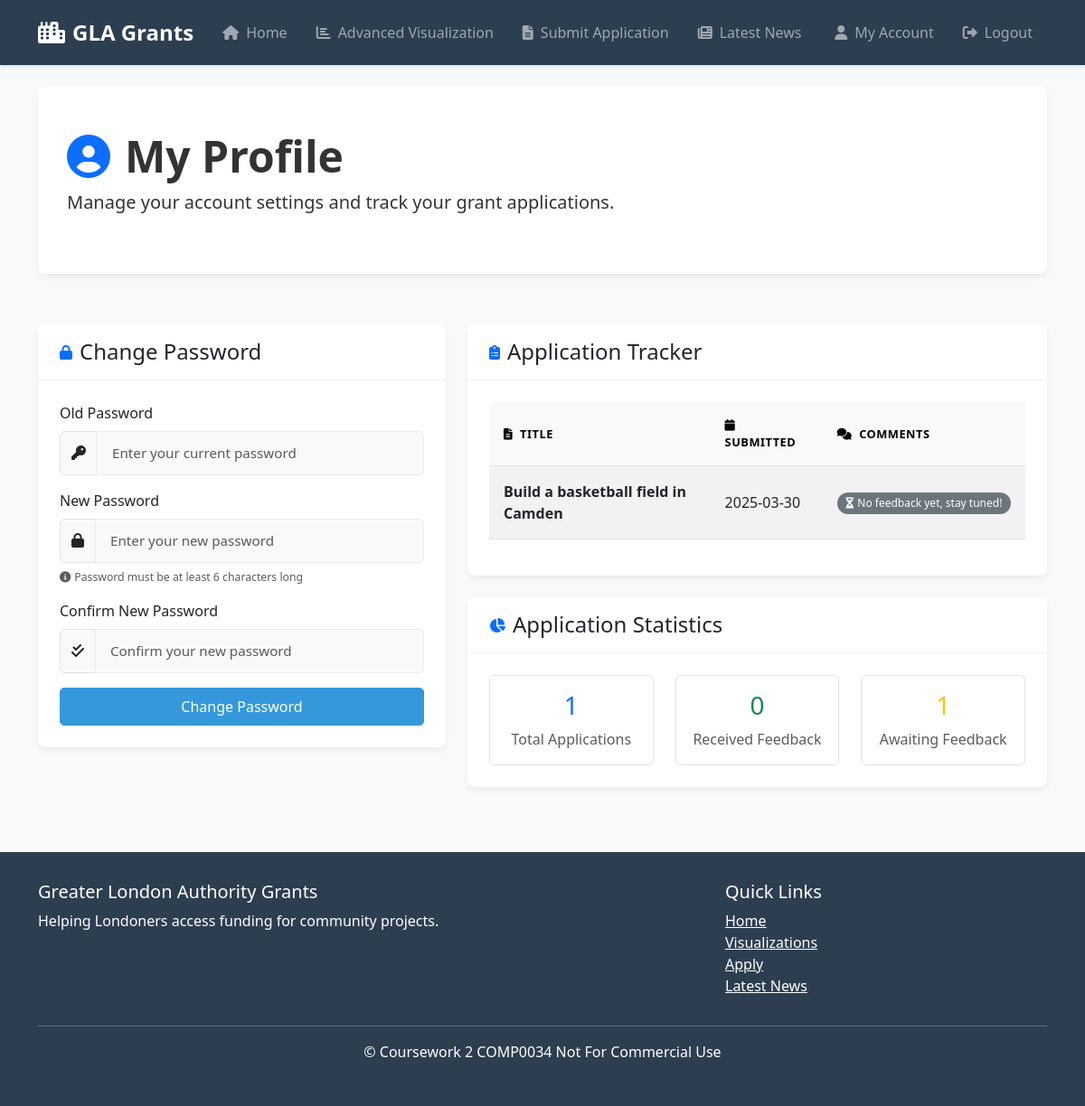
The page /account (signed in) on the database as committed earlier.
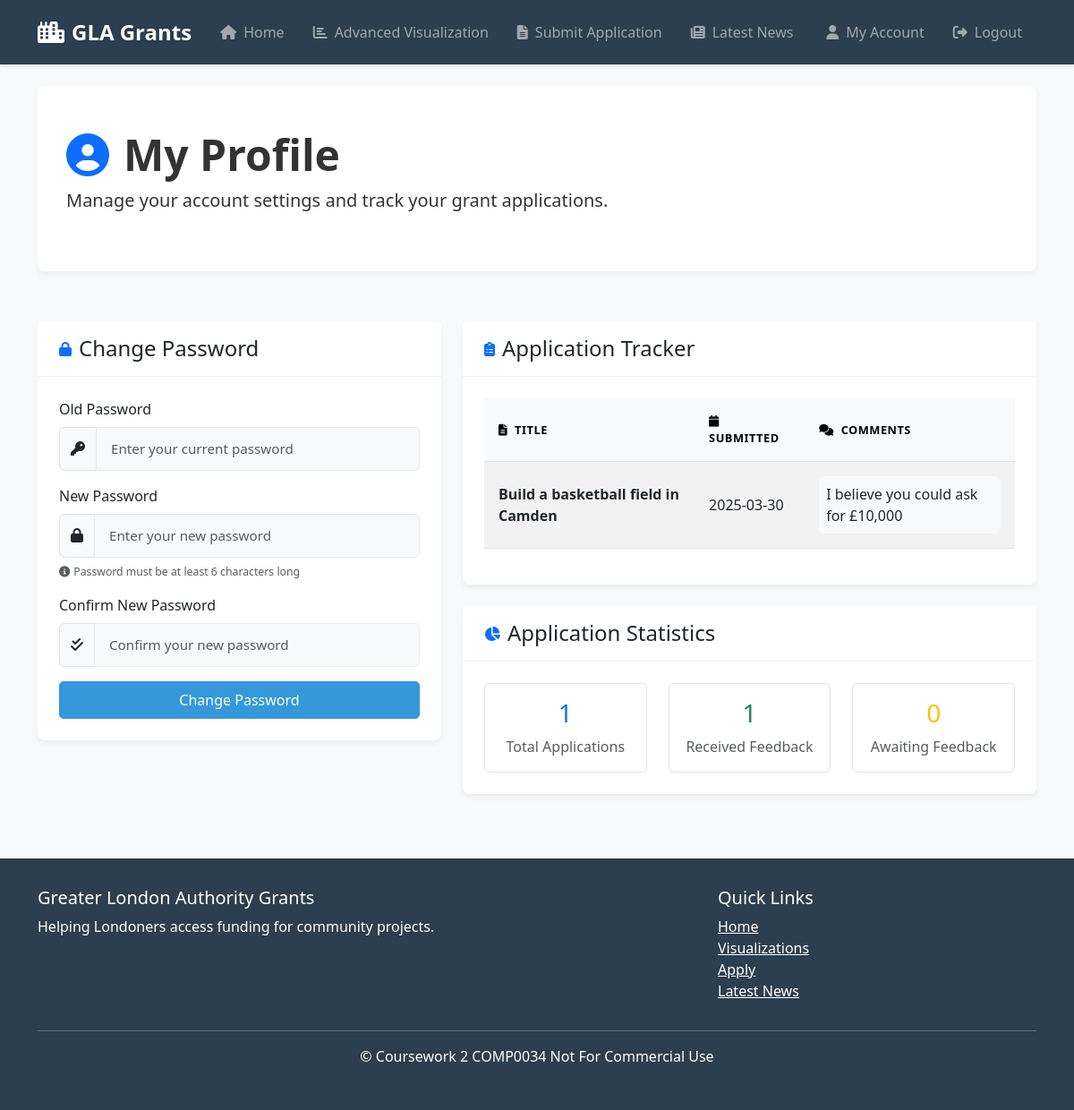
The same page on the database as committed later.
### coursework2/gla_grants_app/models.py (models this page shows)
class GrantApplication(db.Model):
    __tablename__ = 'grant_applications'
    id: Mapped[int] = mapped_column(primary_key=True)
    user_id: Mapped[int] = mapped_column(ForeignKey('users.id'))
    title: Mapped[str] = mapped_column(Text, nullable=False)
    description: Mapped[str] = mapped_column(Text, nullable=False)
    category: Mapped[str] = mapped_column(Text, nullable=False)
    question: Mapped[str] = mapped_column(Text, nullable=False)
    comment: Mapped[Optional[str]] = mapped_column(Text)
    date_submitted: Mapped[str] = mapped_column(Text, nullable=False)
    user = relationship("User", back_populates="applications")

### coursework2/gla_grants_app/routes.py (the view, shortened to what this page needs)
@main.route('/account', methods=['GET', 'POST'])
def account():
    if 'user_id' not in session:
        flash('Please log in to access this page', 'warning')
        return redirect(url_for('main.login'))
    user = db.get_or_404(User, session['user_id'])
    password_form = PasswordChangeForm()
    applications = db.session.execute(
        db.select(GrantApplication).filter_by(user_id=session['user_id']).order_by(GrantApplication.date_submitted.desc())
    ).scalars().all()
    return render_template('account.html', password_form=password_form, applications=applications)

### coursework2/gla_grants_app/forms.py
class PasswordChangeForm(FlaskForm):
    old_password = PasswordField('Old Password', validators=[DataRequired()])
    new_password = PasswordField('New Password', validators=[DataRequired(), Length(min=6)])
    confirm_password = PasswordField('Confirm New Password',
                                  validators=[DataRequired(), EqualTo('new_password', message='Passwords must match')])
    submit = SubmitField('Change Password')

### coursework2/gla_grants_app/templates/account.html (shortened to what the changed rows need)
{% extends "layout.html" %}
{% block content %}
<div class="row">
    <div class="col-md-12">
        <div class="hero-section">
            <h1 class="display-5 fw-bold">
                <i class="fas fa-user-circle me-3 text-primary"></i>My Profile
            </h1>
        </div>
    </div>
</div>
<div class="row mt-4">
    <div class="col-md-7">
        {% if session.get('is_admin') %}
        <div class="card">
            <div class="card-header d-flex align-items-center">
                <i class="fas fa-id-card me-2 text-primary"></i>
                <h4 class="mb-0">Profile Information</h4>
            </div>
            <div class="card-body">
                <div class="row">
                    <div class="col-md-4 text-center">
                        <img src="https://cdn.pixabay.com/photo/2015/10/05/22/37/blank-profile-picture-973460_1280.png"
                             alt="Admin Profile"
                             class="img-thumbnail rounded-circle mb-3"
                             style="width: 150px; height: 150px; object-fit: cover;">
                    </div>
                    <div class="col-md-8">
                        <div class="d-flex flex-column h-100 justify-content-center">
                            <h3 class="mb-2">John</h3>
                            <p class="text-muted mb-2">
                                <i class="fas fa-briefcase me-2"></i>Grant Administrator
                            </p>
                            <p class="text-muted mb-2">
                                <i class="fas fa-calendar-alt me-2"></i>Working since: 2016
                            </p>
                            <p class="text-muted mb-0">
                                <i class="fas fa-star me-2"></i>Role: Managing grant applications
                            </p>
                        </div>
                    </div>
                </div>
            </div>
        </div>
        {% else %}
        <div class="card">
            <div class="card-header d-flex align-items-center">
                <i class="fas fa-clipboard-list me-2 text-primary"></i>
                <h4 class="mb-0">Application Tracker</h4>
            </div>
            <div class="card-body">
                {% if applications %}
                    <div class="table-responsive">
                        <table class="table table-striped table-hover">
                            <thead class="table-light">
                                <tr>
                                    <th><i class="fas fa-file-alt me-2"></i>Title</th>
                                    <th><i class="fas fa-calendar me-2"></i>Submitted</th>
                                    <th><i class="fas fa-comments me-2"></i>Comments</th>
                                </tr>
                            </thead>
                            <tbody>
                                {% for application in applications %}
                                <tr>
                                    <td class="fw-bold">{{ application.title }}</td>
                                    <td>{{ application.date_submitted }}</td>
                                    <td>
                                        {% if application.comment %}
                                            <div class="bg-light p-2 rounded">
                                                {{ application.comment }}
                                            </div>
                                        {% else %}
                                            <span class="badge bg-secondary">
                                                <i class="fas fa-hourglass-half me-1"></i>No feedback yet, stay tuned!
                                            </span>
                                        {% endif %}
                                    </td>
                                </tr>
                                {% endfor %}
                            </tbody>
                        </table>
                    </div>
                {% endif %}
            </div>
        </div>
        <div class="card mt-4">
            <div class="card-header d-flex align-items-center">
                <i class="fas fa-chart-pie me-2 text-primary"></i>
                <h4 class="mb-0">Application Statistics</h4>
            </div>
            <div class="card-body">
                <div class="row text-center">
                    <div class="col-md-4">
                        <div class="border rounded p-3">
                            <h3 class="text-primary">{{ applications|length }}</h3>
                            <p class="text-muted mb-0">Total Applications</p>
                        </div>
                    </div>
                    <div class="col-md-4">
                        <div class="border rounded p-3">
                            <h3 class="text-success">{{ applications|selectattr('comment')|list|length }}</h3>
                            <p class="text-muted mb-0">Received Feedback</p>
                        </div>
                    </div>
                    <div class="col-md-4">
                        <div class="border rounded p-3">
                            <h3 class="text-warning">{{ applications|rejectattr('comment')|list|length }}</h3>
                            <p class="text-muted mb-0">Awaiting Feedback</p>
                        </div>
                    </div>
                </div>
            </div>
        </div>
        {% endif %}
    </div>
</div>
{% endblock %}

Rows that differ between the two databases and show on the page:
changed GrantApplication "Build a basketball field in Camden": comment (not shown) → "I believe you could ask for £10,000"; no longer shows "No feedback yet, stay tuned!"
Other text that changed with them:
{{ applications|selectattr('comment')|list|length }}: "0" → "1"
{{ applications|rejectattr('comment')|list|length }}: "1" → "0"
